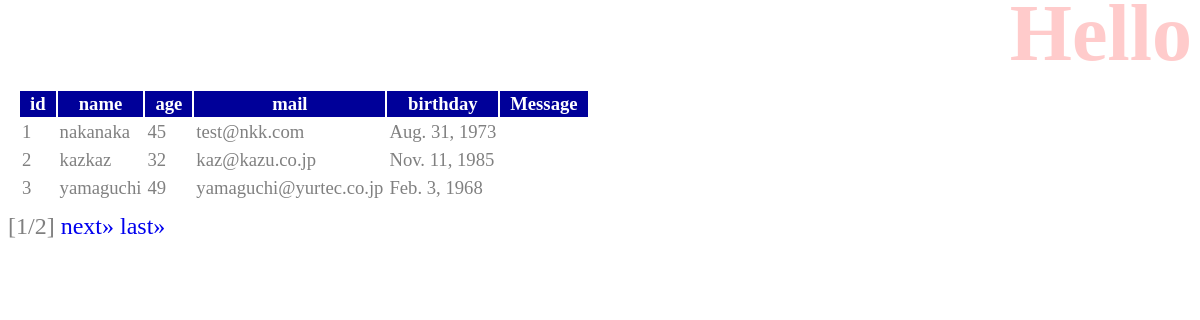
The page /hello/ on the database as committed earlier.
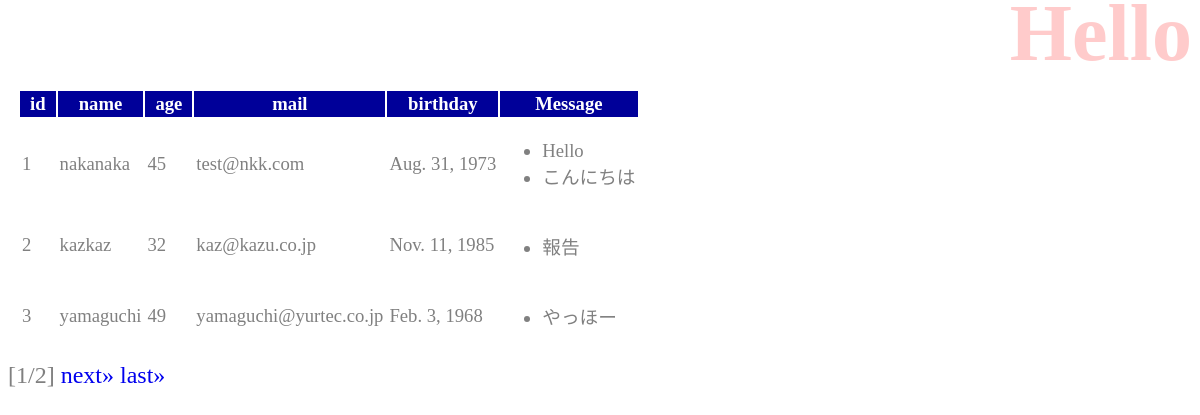
The same page on the database as committed later.
### hello/models.py (models this page shows, shortened)
class Friend(models.Model):
    name = models.CharField(max_length=100,\
        validators=[URLValidator()])
    mail = models.EmailField(max_length=200)
    gender = models.BooleanField()
    age = models.IntegerField()
    birthday = models.DateField()

class Message(models.Model):
    friend = models.ForeignKey(Friend,on_delete=models.CASCADE)
    title = models.CharField(max_length=100)
    content = models.CharField(max_length=300)
    pub_date = models.DateTimeField(auto_now_add=True)

### hello/views.py (the view)
# urls.py: path('', views.index, name='index'),
def index(request, num=1):
    data = Friend.objects.all()
    page = Paginator(data, 3)
    params={
            'title': 'Hello',
            'message': '',
            'data': page.get_page(num),
            }
    return render(request,'hello/index.html',params)

### hello/templates/hello/index.html (shortened to what this page needs)
{% load static %}
<!doctype html>
<html lang="ja">
<head>
    <link rel="stylesheet" type="text/css"
       href="{% static 'hello/css/style.css' %}" />
</head>
<body>
    <h1>{{title}}</h1>
    <table>
      <tr>
          <th>id</th>
          <th>name</th>
          <th>age</th>
          <th>mail</th>
          <th>birthday</th>
          <th>Message</th>
      </tr>
    {% for item in data %}
      <tr>
          <td> {{item.id}}</td>
          <td>{{item.name}}</td>
          <td>{{item.age}}</td>
          <td>{{item.mail}}</td>
          <td>{{item.birthday}}</td>
      <td><ul>
          {% for ob in item.message_set.all %}
               <li>{{ob.title}}</li>
          {% endfor %}
      </ul></td>
      </tr>
    {% endfor %}
    </table>
    <div>
        <span class="current">
            [{{data.number}}/{{data.paginator.num_pages}}]
        </span>
        {% if data.has_next %}
            <a href="{% url 'index' %}{{data.next_page_number }}">next&raquo;</a>
            <a href="{% url 'index' %}{{data.paginator.num_pages}}">last&raquo;</a>
        {% endif %}
    </div>
</body>
</html>

Rows that differ between the two databases and show on the page:
added Message: title "Hello", shown under Friend "nakanaka"
added Message: title "こんにちは", shown under Friend "nakanaka"
added Message: title "報告", shown under Friend "kazkaz"
added Message: title "やっほー", shown under Friend "yamaguchi"
